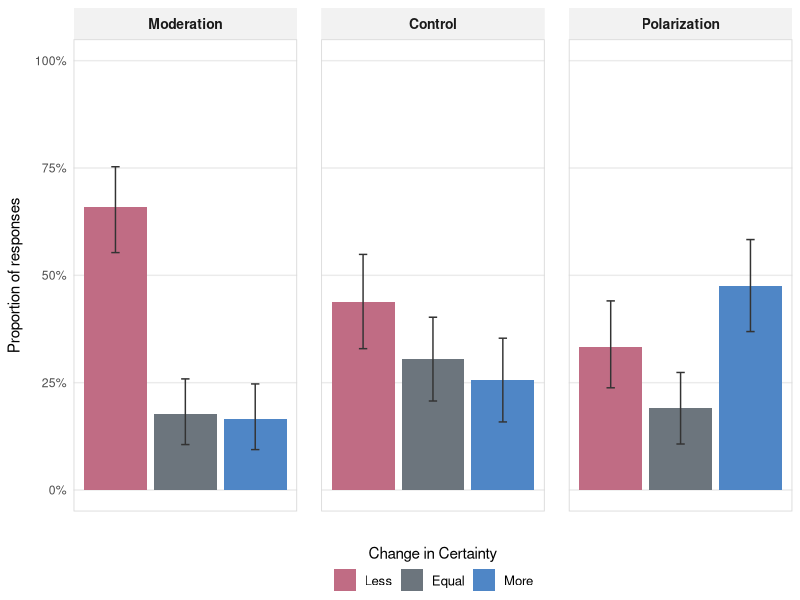
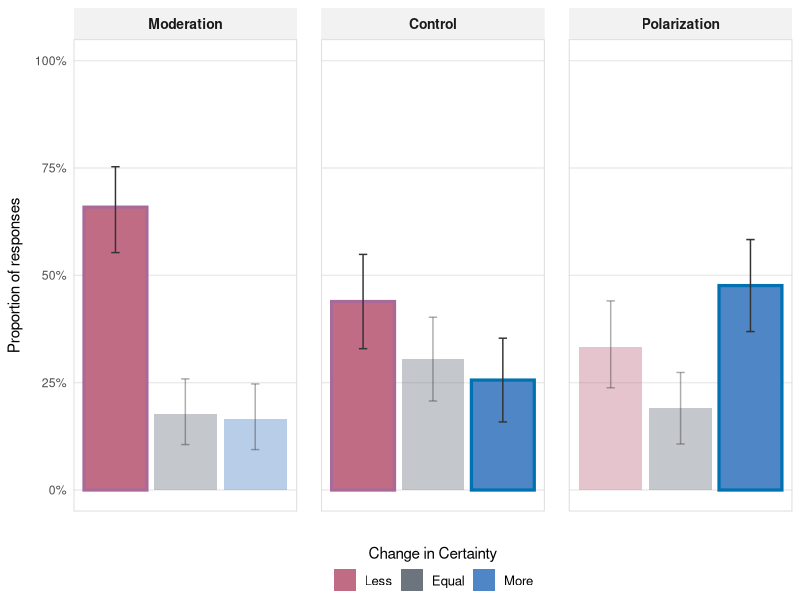
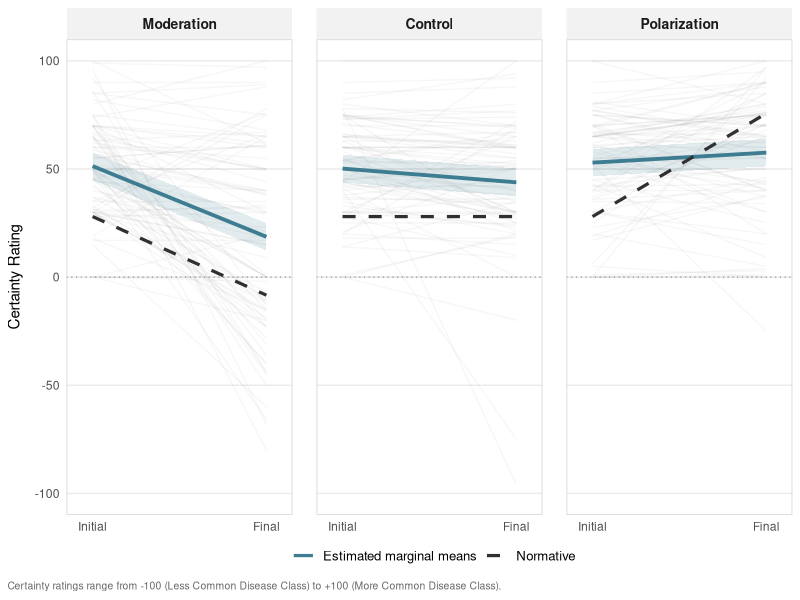
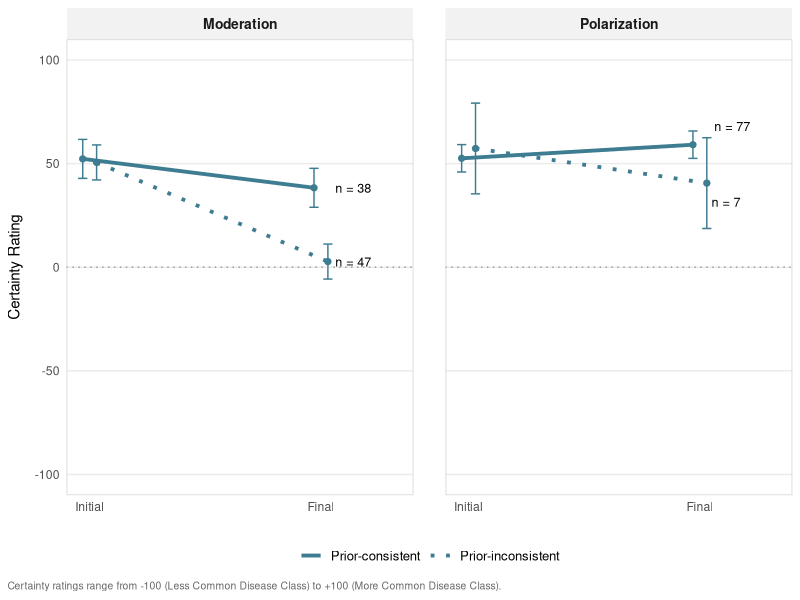
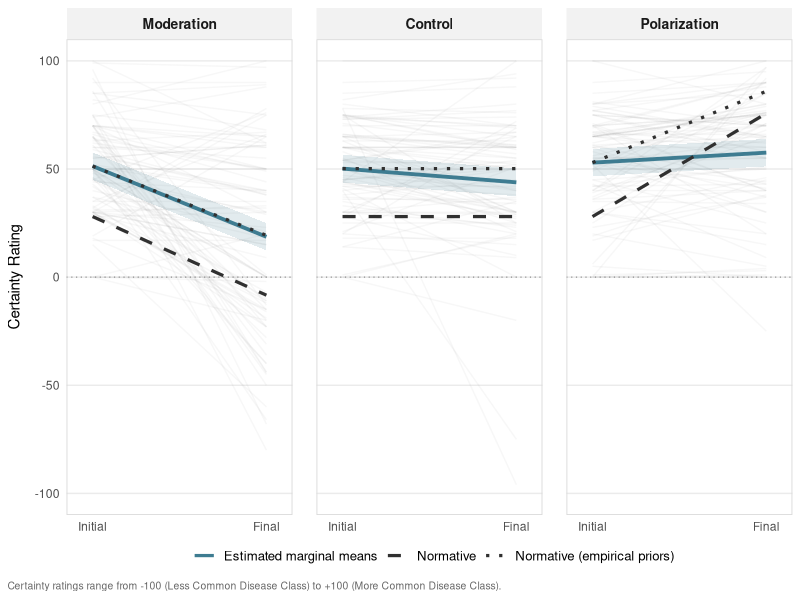
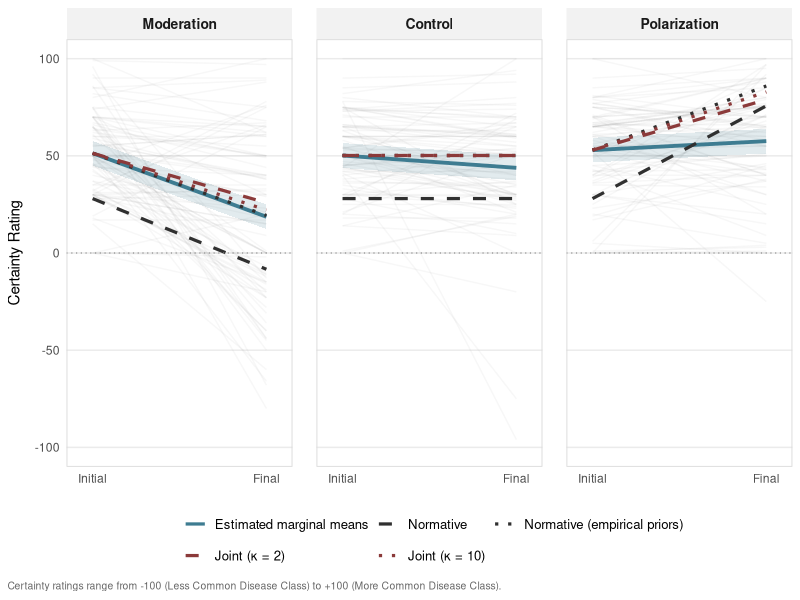
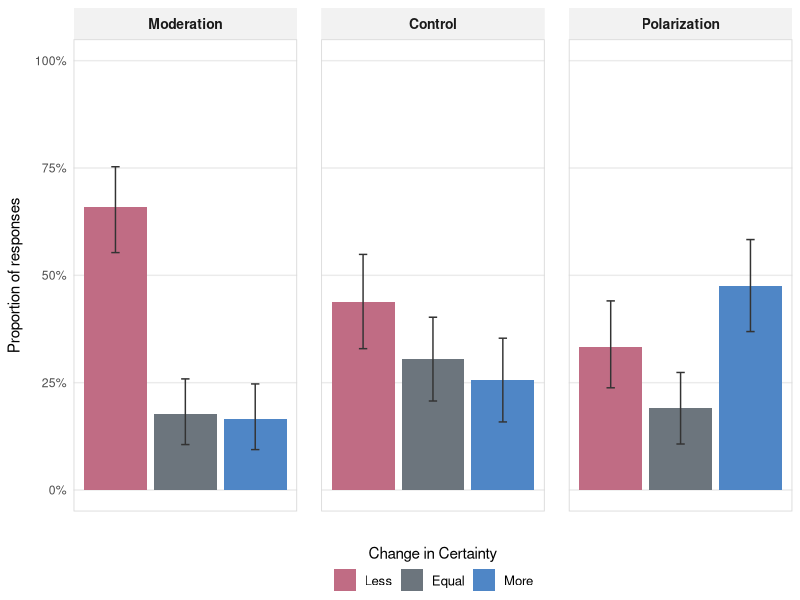
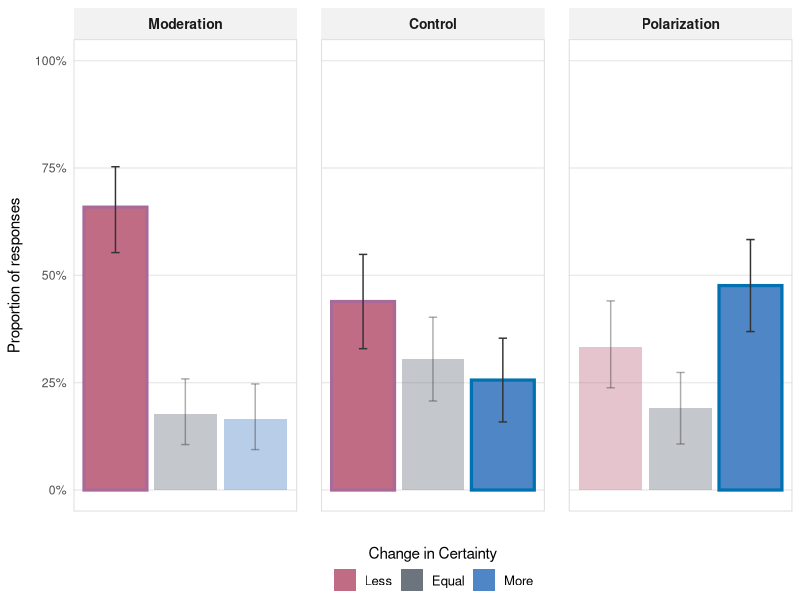

The R script that drew these images, in order:
## ---- chunk 1
library(tidyverse)

## Individual participants
df <- read_csv('../data/processed/JernRep-Data-Processed-Full.csv')

## Proportion of participants in each certainty class (More/Less/Equally)
df_prop_ci <- read_csv('../data/processed/JernRep-Results-Full-Proportions.csv')

## Estimated marginal means
df_emmeans <- read_csv('../data/processed/JernRep-Results-Full-MixedModel-EstMeans.csv')

## Estimated marginal means, preserving test selection
df_emmeans_choice <- read_csv('../data/processed/JernRep-Results-Full-MixedModel-EstMeans-Choice.csv')

## Choice rates across conditions
df_choice_rates <- read_csv('../data/processed/JernRep-Results-Full-ChoiceRates.csv')

## Normative model predictions
df_model <- read_csv('../data/processed/JernRep-Results-Full-ModelPredictions.csv')

## Normative model predictions, fitted to empirical priors
df_model_human <- read_csv('../data/processed/JernRep-Results-Full-ModelPredictions-HumanPrior.csv')

## Joint inference model predictions, fitted to empirical priors
df_model_joint <- read_csv('../data/processed/JernRep-Results-Full-ModelPredictions-JointInference.csv')
## ---- chunk 2
## Setup
library(ggplot2)
library(scales)

## Proportion of participants in each certainty class, across conditions
df_prop_ci <- df_prop_ci |>
  mutate(CertaintyClass = factor(CertaintyClass, levels = c("Less", "Equal", "More")),
         Condition = factor(Condition, levels = c("Moderation", "Control", "Polarization")))
certainty_colors <- c('#C06C84', '#6C757D', '#4F86C6')

## Plot
fig9_base_layer1 <- ggplot(df_prop_ci,
            aes(x = CertaintyClass, y = CertaintyProportion, fill = CertaintyClass)) + ## Layer by certainty class  
  ## Proportions
  geom_col(width = 0.9) +
  ## Error bars  
  geom_errorbar(aes(ymin = ci_lo, ymax = ci_hi),
                color = 'grey20',
                width = 0.12,
                linewidth = 0.5) +
  ## Specify y-axis (spread and labels)
  scale_y_continuous(limits = c(0, 1), 
                     breaks = seq(0, 1, 0.25),
                     labels = label_percent()) +
  ## Facet by condition
  facet_wrap(~Condition) +
  ## Legend
  labs(x = "", y = "Proportion of responses") +
  scale_fill_manual(values = certainty_colors, name = "Change in Certainty") + 
  guides(fill = guide_legend(title.position = "top",
    title.hjust = 0.5)) +
  ## Aesthetics
  theme_minimal() + 
  theme(plot.title = element_text(face = "bold", size = 13, margin = margin(b = 10)),
    strip.background = element_rect(fill = "grey95", color = NA),
    strip.text = element_text(face = "bold", size = 10, margin = margin(t = 6, b = 6)),
    panel.spacing = unit(1.2, "lines"),
    panel.grid.minor = element_blank(),
    panel.grid.major.x = element_blank(),
    panel.border = element_rect(color = "grey85", fill = NA, linewidth = 0.6),
    axis.text.x = element_blank(),
    axis.title.y = element_text(
      margin = margin(r = 8)),
    axis.text = element_text(
      color = "grey30"),
    legend.position = "bottom",
    legend.text = element_text(size = 9.5),
    legend.margin = margin(t = -4),
    plot.caption = element_text(
      hjust = 0,
      size = 7.5,
      color = "grey40",
      margin = margin(t = 10)),
    plot.caption.position = "plot",
    plot.title.position = "plot"
  )

## Output
ggsave("../materials/figures/JernRep-Results-Full-Figure-Base-Layer1.png", plot = fig9_base_layer1)
fig9_base_layer1
## ---- chunk 3
## Setup
library(ggplot2)
library(scales)

## Proportion of participants in each certainty class, across condition, with critical comparisons specified
df_prop_ci <- df_prop_ci %>%
  mutate(
    highlight_pair = case_when(
      Condition == "Control" & CertaintyClass == "Less" ~ "MC",
      Condition == "Moderation" & CertaintyClass == "Less" ~ "MC",
      Condition == "Control" & CertaintyClass == "More" ~ "PC",
      Condition == "Polarization" & CertaintyClass == "More" ~ "PC",
      TRUE ~ "none"
    )
  )
## Layer according to whether the bar corresponds to a critical comparison 
pair_colors <- c(MC = "#A96A99", PC = "#0072B2", none = NA)

## Plot
fig9_base_layer2 <- ggplot(df_prop_ci,
            aes(x = CertaintyClass,y = CertaintyProportion, fill = CertaintyClass, ## Layer by certainty class 
                alpha = highlight_pair != "none")) + ## Fade out non-critical bars
  ## Proportions, layered by critical comparison status
  geom_col(aes(color = highlight_pair, linewidth = highlight_pair != "none"),
           width = 0.9) +
  ## Error bars
  geom_errorbar(aes(ymin = ci_lo, ymax = ci_hi),
                color = 'grey20', 
                width = 0.12, 
                linewidth = 0.5) +
  ## Specify y-axis (spread and labels)
  scale_y_continuous(limits = c(0, 1), breaks = seq(0, 1, 0.25),
                     labels = label_percent()) +
  ## Facet by condition
  facet_wrap(~Condition) +
  ## Legend
  scale_alpha_manual(values = c(`TRUE` = 1, `FALSE` = 0.4), guide = "none") + ## Bold critical comparison bars, lighten others
  scale_color_manual(values = pair_colors, na.value = NA, guide = "none") + ## Create a border around critical comparison bars 
  scale_linewidth_manual(values = c(`TRUE` = 1.1, `FALSE` = 0), guide = "none") + ## Thicken critical comparison bars, weaken others
  labs(x = "", y = "Proportion of responses") +
  scale_fill_manual(values = certainty_colors, name = "Change in Certainty") +
  guides(fill = guide_legend(title.position = "top", title.hjust = 0.5)) +
  ## Aesthetics
  theme_minimal() +
  theme(
    plot.title = element_text(face = "bold", size = 13, margin = margin(b = 10)),
    strip.background = element_rect(fill = "grey95", color = NA),
    strip.text = element_text(face = "bold", size = 10, margin = margin(t = 6, b = 6)),
    panel.spacing = unit(1.2, "lines"),
    panel.grid.minor = element_blank(),
    panel.grid.major.x = element_blank(),
    panel.border = element_rect(color = "grey85", fill = NA, linewidth = 0.6),
    axis.text.x = element_blank(),
    axis.title.y = element_text(margin = margin(r = 8)),
    axis.text = element_text(color = "grey30"),
    legend.position = "bottom",
    legend.text = element_text(size = 9.5),
    legend.margin = margin(t = -4),
    plot.caption = element_text(hjust = 0, size = 7.5, color = "grey40", margin = margin(t = 10)),
    plot.caption.position = "plot",
    plot.title.position = "plot"
  )
## Output
ggsave("../materials/figures/JernRep-Results-Full-Figure-Base-Layer2.png", plot = fig9_base_layer2)
fig9_base_layer2
## ---- chunk 4
## Setup
library(ggplot2)

## Individual participants
d_long <- df |>
  pivot_longer(c(Initial, Final), names_to = "Phase", values_to = "Rating") |>
  mutate(Phase = factor(Phase, levels = c("Initial", "Final")),
         Condition = factor(Condition, levels = c("Moderation", "Control", "Polarization")))
## Estimated marginal means
df_emmeans <- df_emmeans |>
  mutate(Phase = factor(Phase, levels = c("Initial", "Final")),
         Condition = factor(Condition, levels = c("Moderation", "Control", "Polarization")))
## Normative predictions
df_model <- df_model |>
  mutate(Phase = factor(Phase, levels = c("Initial", "Final")),
         Condition = factor(Condition, levels = c("Moderation", "Control", "Polarization")))


## Plot
fig_model_comparison_layer1 <- ggplot(mapping = aes(x = Phase)) +
  ## Individual participants
  geom_line(data = d_long, aes(y = Rating, group = ResponseId), alpha = 0.05, color = "gray40", show.legend = FALSE) +
  ## Estimated marginal means with CI ribbon
  geom_ribbon(data = df_emmeans,
              aes(ymin = lower.CL, ymax = upper.CL, group = Condition),
              fill = "#3E7C91",
              alpha = 0.15) +
  ## Estimated marginal means
  geom_line(data = df_emmeans,
            aes(y = emmean, group = Condition, color = "Estimated marginal means", linetype = "Estimated marginal means"),
            linewidth = 1.3) +
  ## Normative predictions
  geom_line(data = df_model,
            aes(y = Rating, group = Condition, color = "Normative models", linetype = "Normative"),
            linewidth = 1.1) +
  ## Midpoint
  geom_hline(yintercept = 0, linetype = "dotted", color = "gray55", linewidth = 0.4) +
  ## Facet by condition
  facet_wrap(~Condition) +
  ## Legend
  scale_linetype_manual(breaks = c("Estimated marginal means", "Normative"),
    values = c(
      "Estimated marginal means" = "solid",
      "Normative" = "dashed"),
      guide = guide_legend(
        nrow = 1, 
        override.aes = list(color = c("#3E7C91", "#303030"), linewidth = 1.1))) +
  labs(x = NULL,
    y = "Certainty Rating",
    caption = "Certainty ratings range from -100 (Less Common Disease Class) to +100 (More Common Disease Class).",
    color = "",
    linetype = "") +
  scale_color_manual(
    values = c(
      "Estimated marginal means" = "#3E7C91",
      "Normative models" = "#303030"),
    guide = "none") +
  ## Specify y-axis limits to match slider scale
  scale_y_continuous(limits = c(-100, 100), breaks = seq(-100, 100, 50)) +
  ## Blow up x-axis for readability
  scale_x_discrete(expand = expansion(mult = 0.15)) +
  ## Aesthetics
  theme_minimal() +
  theme(plot.title = element_text(face = "bold", size = 13, margin = margin(b = 10)),
    strip.background = element_rect(fill = "grey95", color = NA),
    strip.text = element_text(face = "bold", size = 10, margin = margin(t = 6, b = 6)),
    panel.spacing = unit(1.2, "lines"),
    panel.grid.minor = element_blank(),
    panel.grid.major.x = element_blank(),
    panel.border = element_rect(color = "grey85", fill = NA, linewidth = 0.6),
    axis.title.y = element_text(margin = margin(r = 8)),
    axis.text = element_text(color = "grey30"),
    legend.position = "bottom",
    legend.text = element_text(size = 9.5),
    legend.margin = margin(t = -4),
    plot.caption = element_text(hjust = 0, size = 7.5, color = "grey40",
                                 margin = margin(t = 10)),
    plot.caption.position = "plot",
    plot.title.position = "plot") 

## Output
# ggsave("../materials/figures/JernRep-Results-Full-Figure-Model-Comparison-Layer1.png", plot = fig_model_comparison_layer1)
fig_model_comparison_layer1
## ---- chunk 5
## Setup
library(ggplot2)

## Estimated marginal means, maintaining test selection
df_emmeans_choice <- df_emmeans_choice |>
  mutate(Phase = factor(Phase, levels = c("Initial", "Final")),
         Condition = factor(Condition, levels = c("Moderation", "Polarization")),
         Choice = factor(Choice,
                         levels = c("Prior-consistent", "Prior-inconsistent")))

## Specify label positions
choice_labels <- df_choice_rates |>
  filter(Condition != "Control") |>
  left_join(df_emmeans_choice |> filter(Phase == "Final"),
            by = c("Condition", "Choice")) |>
  mutate(label = paste0("n = ", n), ## Create group size labels 
         Phase = factor(Phase, levels = c("Initial", "Final")),
         Condition = factor(Condition, levels = c("Moderation", "Polarization")),
         Choice = factor(Choice, levels = c("Prior-consistent", "Prior-inconsistent")),
         ## Specify label position for each group
         nudge_y = case_when(
           Condition == "Moderation" ~ 0,
           Condition == "Polarization" & Choice == "Prior-consistent" ~ 9,
           Condition == "Polarization" & Choice == "Prior-inconsistent" ~ -9
  ))

## Plot
fig_model_test_selection <- ggplot(df_emmeans_choice,
                     aes(x = Phase, y = emmean, 
                         group = Choice, linetype = Choice)) + ## Layer by test selection
  ## Estimated marginal means 
  geom_line(linewidth = 1.3,
            position = position_dodge(width = 0.12), color = "#3E7C91",) +
  ## Error bars for each estimate
  geom_errorbar(aes(ymin = lower.CL, ymax = upper.CL),
                width = 0.08, linewidth = 0.5, linetype = "solid", color = "#3E7C91",
                position = position_dodge(width = 0.12)) +
  ## End points for each estimate
  geom_point(size = 1.8, position = position_dodge(width = 0.12), color = "#3E7C91",) +
  ## Labels for each group
  geom_text(data = choice_labels,
          aes(label = label, y = emmean + nudge_y),
          hjust = -0.4, size = 3.2, show.legend = FALSE) +
  ## Midpoint line
  geom_hline(yintercept = 0, linetype = "dotted", color = "gray60") +
  ## Facet by condition
  facet_wrap(~ Condition) +
  ## Legend
  scale_linetype_manual(values = c("Prior-consistent" = "solid",
                                   "Prior-inconsistent" = "dotted"),
                        name = NULL) +
   labs(x = "", 
       y = "Certainty Rating",
       caption = "Certainty ratings range from -100 (Less Common Disease Class) to +100 (More Common Disease Class).") +
  ## Specify y-axis limits to match slider scale 
  scale_y_continuous(breaks = seq(-100, 100, 50)) +
  ## Blow up x-axis for readability 
  scale_x_discrete(expand = expansion(add = c(0.1, 0.4)))+
  coord_cartesian(ylim = c(-100, 100)) +
  ## Aesthetics
  theme_minimal() +
  theme(
        plot.title = element_text(face = "bold", size = 13, margin = margin(b = 10)),
      strip.background = element_rect(fill = "grey95", color = NA),
      strip.text = element_text(face = "bold", size = 10, margin = margin(t = 6, b = 6)),
      panel.spacing = unit(1.6, "lines"),
      panel.grid.minor = element_blank(),
      panel.grid.major.x = element_blank(),
      panel.border = element_rect(color = "grey85", fill = NA, linewidth = 0.6),
      axis.title.y = element_text(margin = margin(r = 8)),
      axis.text = element_text(color = "grey30"),
      legend.position = "bottom",
      legend.text = element_text(size = 9.5),
      legend.margin = margin(t = -4),
      plot.caption = element_text(hjust = 0, size = 7.5, color = "grey40",
                                 margin = margin(t = 10)),
      plot.caption.position = "plot",
      plot.title.position = "plot")

## Output
ggsave("../materials/figures/JernRep-Results-Full-Figure-Model-TestSelection.png", plot = fig_model_test_selection)
fig_model_test_selection
## ---- chunk 6
## Setup
library(ggplot2)
## Individual participants
d_long <- df |>
  pivot_longer(c(Initial, Final), names_to = "Phase", values_to = "Rating") |>
  mutate(Phase = factor(Phase, levels = c("Initial", "Final")),
         Condition = factor(Condition, levels = c("Moderation", "Control", "Polarization")))
## Estimated marginal means
df_emmeans <- df_emmeans |>
  mutate(Phase = factor(Phase, levels = c("Initial", "Final")),
         Condition = factor(Condition, levels = c("Moderation", "Control", "Polarization")))
## Normative predictions
df_model <- df_model |>
  mutate(Phase = factor(Phase, levels = c("Initial", "Final")),
         Condition = factor(Condition, levels = c("Moderation", "Control", "Polarization")))
## Normative predictions, fitted to empirical priors
df_model_human <-  df_model_human |>
  mutate(Phase = factor(Phase, levels = c("Initial", "Final")),
         Condition = factor(Condition, levels = c("Moderation", "Control", "Polarization")))

## Plot
fig_model_comparison_layer2 <- ggplot(mapping = aes(x = Phase)) +
  ## Individual participants
  geom_line(data = d_long, aes(y = Rating, group = ResponseId), alpha = 0.05, color = "gray40", show.legend = FALSE) +
  ## Estimated marginal means with CI ribbon
  geom_ribbon(data = df_emmeans,
              aes(ymin = lower.CL, ymax = upper.CL, group = Condition),
              fill = "#3E7C91",
              alpha = 0.15) +
  ## Estimated marginal means
  geom_line(data = df_emmeans,
            aes(y = emmean, group = Condition, color = "Estimated marginal means", linetype = "Estimated marginal means"),
            linewidth = 1.3) +
  ## Normative predictions
  geom_line(data = df_model,
            aes(y = Rating, group = Condition, color = "Normative models", linetype = "Normative"),
            linewidth = 1.1) +
  ## Normative predictions, fitted to empirical priors
  geom_line(data = df_model_human,
            aes(y = Rating, group = Condition, color = "Normative models", linetype = "Normative (empirical priors)"),
            linewidth = 1.1) +
  ## Midpoint line
  geom_hline(yintercept = 0, linetype = "dotted", color = "gray55", linewidth = 0.4) +
  ## Facet by condition
  facet_wrap(~ Condition) +
  ## Legend
  scale_linetype_manual(breaks = c("Estimated marginal means", "Normative", "Normative (empirical priors)"),
    values = c(
      "Estimated marginal means" = "solid",
      "Normative" = "dashed",
      "Normative (empirical priors)" = "dotted"),
      guide = guide_legend(
        nrow = 1, 
        override.aes = list(color = c("#3E7C91", "#303030","#303030" ), linewidth = 1.1))) +
  labs(x = NULL,
    y = "Certainty Rating",
    caption = "Certainty ratings range from -100 (Less Common Disease Class) to +100 (More Common Disease Class).",
    color = "",
    linetype = "") +
  scale_color_manual(
    values = c(
      "Estimated marginal means" = "#3E7C91",
      "Normative models" = "#303030"),
    guide = "none") +
  ## Specify y-axis limits to match slider scale 
  scale_y_continuous(limits = c(-100, 100), breaks = seq(-100, 100, 50)) +
  ## Blow up x-axis for readability
  scale_x_discrete(expand = expansion(mult = 0.15)) +
  ## Aesthetics
  theme_minimal() + 
  theme(plot.title = element_text(face = "bold", size = 13, margin = margin(b = 10)),
    strip.background = element_rect(fill = "grey95", color = NA),
    strip.text = element_text(face = "bold", size = 10, margin = margin(t = 6, b = 6)),
    panel.spacing = unit(1.2, "lines"),
    panel.grid.minor = element_blank(),
    panel.grid.major.x = element_blank(),
    panel.border = element_rect(color = "grey85", fill = NA, linewidth = 0.6),
    axis.title.y = element_text(margin = margin(r = 8)),
    axis.text = element_text(color = "grey30"),
    legend.position = "bottom",
    legend.text = element_text(size = 9.5),
    legend.margin = margin(t = -4),
    plot.caption = element_text(hjust = 0, size = 7.5, color = "grey40",
                                 margin = margin(t = 10)),
    plot.caption.position = "plot",
    plot.title.position = "plot") 

## Output
ggsave("../materials/figures/JernRep-Results-Full-Figure-Model-Comparison-Layer2.png", plot = fig_model_comparison_layer2)
fig_model_comparison_layer2
## ---- chunk 7
## Setup
library(ggplot2)
## Individual participants
d_long <- df |>
  pivot_longer(c(Initial, Final), names_to = "Phase", values_to = "Rating") |>
  mutate(Phase = factor(Phase, levels = c("Initial", "Final")),
         Condition = factor(Condition, levels = c("Moderation", "Control", "Polarization")))
## Estimated marginal means
df_emmeans <- df_emmeans |>
  mutate(Phase = factor(Phase, levels = c("Initial", "Final")),
         Condition = factor(Condition, levels = c("Moderation", "Control", "Polarization")))
## Normative predictions
df_model <- df_model |>
  mutate(Phase = factor(Phase, levels = c("Initial", "Final")),
         Condition = factor(Condition, levels = c("Moderation", "Control", "Polarization")))
## Normative predictions, fitted to empirical priors
df_model_human <-  df_model_human |>
  mutate(Phase = factor(Phase, levels = c("Initial", "Final")),
         Condition = factor(Condition, levels = c("Moderation", "Control", "Polarization")))
## Joint inference predictions, fitted to empirical priors 
df_model_joint <- df_model_joint |>
  rename(Initial = Initial_slider, Final = Final_slider) |>
  pivot_longer(c(Initial, Final), names_to = "Phase", values_to = "Rating") |>
  mutate(Phase = factor(Phase, levels = c("Initial", "Final")),
         Condition = factor(Condition, levels = c("Moderation", "Control", "Polarization")),
         kappa_label = factor(paste0("Joint (κ = ", kappa, ")"),
                              levels = c("Joint (κ = 2)", "Joint (κ = 10)")))

## Plot
fig_model_comparison_layer3 <- ggplot(mapping = aes(x = Phase)) +
  ## Individual participants
  geom_line(data = d_long, aes(y = Rating, group = ResponseId), alpha = 0.05, color = "gray40", show.legend = FALSE) +
  ## Estimated marginal means with CI ribbon
  geom_ribbon(data = df_emmeans,
              aes(ymin = lower.CL, ymax = upper.CL, group = Condition),
              fill = "#3E7C91",
              alpha = 0.15) +
  ## Estimated marginal means
  geom_line(data = df_emmeans,
            aes(y = emmean, group = Condition, color = "Estimated marginal means", linetype = "Estimated marginal means"),
            linewidth = 1.3) +
  ## Normative predictions
  geom_line(data = df_model,
            aes(y = Rating, group = Condition, color = "Normative models", linetype = "Normative"),
            linewidth = 1.1) +
  ## Normative predictions, fitted to empirical priors
  geom_line(data = df_model_human,
            aes(y = Rating, group = Condition, color = "Normative models", linetype = "Normative (empirical priors)"),
            linewidth = 1.1) +
  ## Joint inference predictions, fitted to empirical priors 
  geom_line(data = df_model_joint,
            aes(y = Rating, group = interaction(Condition, kappa), color = "Joint models", linetype = kappa_label), 
            linewidth = 1.1) + 
  ## Midpoint line
  geom_hline(yintercept = 0, linetype = "dotted", color = "gray55", linewidth = 0.4) +
  ## Facet by condition
  facet_wrap(~ Condition) +
  ## Legend
  scale_linetype_manual(
    breaks =  c("Estimated marginal means", "Normative", "Normative (empirical priors)", "Joint (κ = 2)", "Joint (κ = 10)"),
    values = c(
      "Estimated marginal means" = "solid",
      "Normative" = "dashed",
      "Normative (empirical priors)" = "dotted",
      "Joint (κ = 2)" = "dashed",
      # "Joint (κ = 5)" = "dotdash",
      "Joint (κ = 10)" = "dotted"),
      # "Joint (κ = 30)" = "dotted"),
    guide = guide_legend(nrow = 2, 
                         byrow = TRUE, 
                         override.aes = list(color = c("#3E7C91", rep("#303030",2), rep("#8B3A3A", 2)), 
                                             linewidth = 1.1))) +
  labs(x = NULL,
    y = "Certainty Rating",
    caption = "Certainty ratings range from -100 (Less Common Disease Class) to +100 (More Common Disease Class).",
    color = "",
    linetype = "") +
  scale_color_manual(
    values = c(
      "Estimated marginal means" = "#3E7C91",
      "Normative models" = "#303030",
      "Joint models" = "#8B3A3A"),
    guide = "none") +
  ## Specify y-axis limits to match slider scale 
  scale_y_continuous(limits = c(-100, 100), breaks = seq(-100, 100, 50)) +
  ## Blow up x-axis for readability
  scale_x_discrete(expand = expansion(mult = 0.15)) +
  ## Aesthetics
  theme_minimal() + 
  theme(plot.title = element_text(face = "bold", size = 13, margin = margin(b = 10)),
    strip.background = element_rect(fill = "grey95", color = NA),
    strip.text = element_text(face = "bold", size = 10, margin = margin(t = 6, b = 6)),
    panel.spacing = unit(1.2, "lines"),
    panel.grid.minor = element_blank(),
    panel.grid.major.x = element_blank(),
    panel.border = element_rect(color = "grey85", fill = NA, linewidth = 0.6),
    axis.title.y = element_text(margin = margin(r = 8)),
    axis.text = element_text(color = "grey30"),
    legend.position = "bottom",
    legend.text = element_text(size = 9.5),
    legend.margin = margin(t = 8),
    plot.caption = element_text(hjust = 0, size = 7.5, color = "grey40",
                                 margin = margin(t = 10)),
    plot.caption.position = "plot",
    plot.title.position = "plot") 

## Output
# ggsave("../materials/figures/JernRep-Results-Full-Figure-Model-Comparison-Layer3.png", plot = fig_model_comparison_layer3)
fig_model_comparison_layer3
